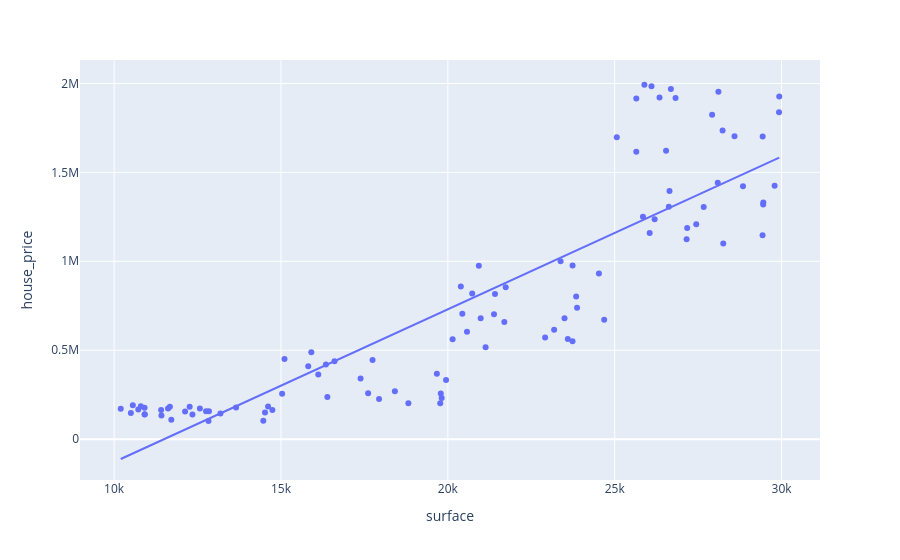

Source (notebook cell):
### Markdown cell above
12. Apply the code below to view your result. What can you conclude?

### Code cell
import plotly.express as px
fig = px.scatter(dataset, x = "surface", y = "house_price", trendline = "ols")
fig.show()
